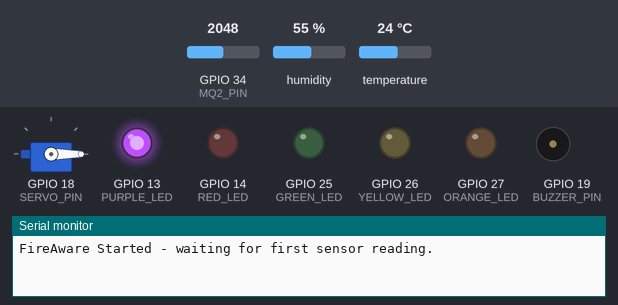
The sketch below on a simulated ESP32. Shown: servo, output pins drawn as LEDs (lit = HIGH), buzzer (waves = sounding), the last lines printed to the serial monitor. The test bench sets the inputs (shaded band); at power-on: GPIO 34 (MQ2_PIN) = 2048, humidity 55 %, temperature 24 °C (analog values on the 0–4095 scale). WiFi joins after 1.5 s; servers stay silent unless stated.

Above: at 1.2 s.
1.3 s: GPIO 34 (MQ2_PIN) set to 2950
At 2.5 s:
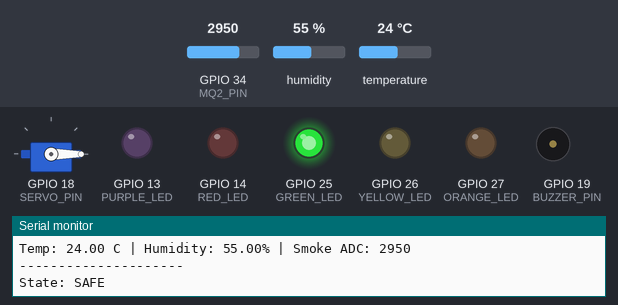
3.5 s: GPIO 34 (MQ2_PIN) set to 3065
At 3.88 s:
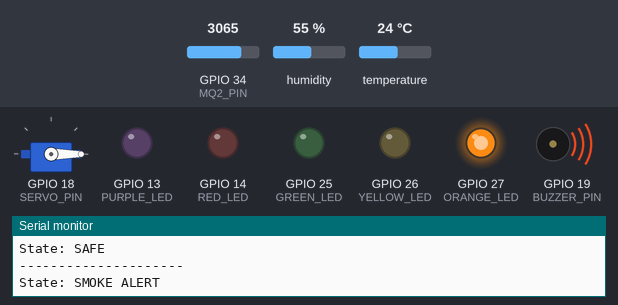
Timing chart, 0 to 13.0 s (numbered marks = the images above; inputs shaded):
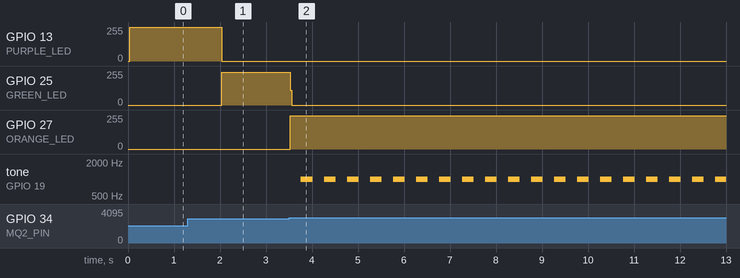

The sketch:

sketch.ino
```cpp
#include <DHTesp.h>
#include <ESP32Servo.h>
#include <WiFi.h>
#include <WiFiClientSecure.h>
#include <HTTPClient.h>

// Pin connections
#define DHT_PIN 15
#define MQ2_PIN 34
#define SERVO_PIN 18
#define BUZZER_PIN 19
#define GREEN_LED 25
#define YELLOW_LED 26
#define ORANGE_LED 27
#define RED_LED 14
#define PURPLE_LED 13

// Wi-Fi and ThingSpeak settings
const char* WIFI_NAME = "Wokwi-GUEST";
const char* WIFI_PASSWORD = "";
const char* WRITE_API_KEY = "OUR_SECRET_API_KEY";

DHTesp dht;
Servo fanServo;

// Thresholds
const float FAN_ON_TEMP = 35.0;
const float FAN_OFF_TEMP = 32.0;
const float EMERGENCY_TEMP = 45.0;
const int SMOKE_THRESHOLD = 3000;

// System states
enum State {
  SAFE,
  HEAT_CONTROL,
  SMOKE_ALERT,
  EMERGENCY,
  FAILSAFE
};

State currentState = FAILSAFE;
State previousState = FAILSAFE;
float temperature = NAN;
float humidity = NAN;
int smokeValue = 0;
bool sensorOK = false;
bool fanEnabled = false;
bool buzzerState = false;
unsigned long lastSensorRead = 0;
unsigned long lastBuzzerToggle = 0;
unsigned long lastCloudUpload = 0;
unsigned long lastWiFiRetry = 0;

void allLEDsOff() {
  digitalWrite(GREEN_LED, LOW);
  digitalWrite(YELLOW_LED, LOW);
  digitalWrite(ORANGE_LED, LOW);
  digitalWrite(RED_LED, LOW);
  digitalWrite(PURPLE_LED, LOW);
}

void showStateLED(State state) {
  allLEDsOff();
  switch (state) {
    case SAFE:         digitalWrite(GREEN_LED, HIGH); break;
    case HEAT_CONTROL: digitalWrite(YELLOW_LED, HIGH); break;
    case SMOKE_ALERT:  digitalWrite(ORANGE_LED, HIGH); break;
    case EMERGENCY:    digitalWrite(RED_LED, HIGH); break;
    case FAILSAFE:     digitalWrite(PURPLE_LED, HIGH); break;
  }
}

void uploadToThingSpeak() {
  if (WiFi.status() != WL_CONNECTED) {
    Serial.println("Upload skipped: Wi-Fi is not connected.");
    return;
  }
  if (String(WRITE_API_KEY) == "OUR_SECRET_API_KEY") {
    Serial.println("Upload skipped: ThingSpeak API key is not set.");
    return;
  }

  WiFiClientSecure client;
  client.setInsecure();
  HTTPClient http;
  String url = "https://api.thingspeak.com/update?api_key=";
  url += WRITE_API_KEY;
  if (sensorOK) {
    url += "&field1=" + String(temperature, 1);
    url += "&field2=" + String(humidity, 1);
  }
  url += "&field3=" + String(smokeValue);
  url += "&field4=" + String((int)currentState);
  if (sensorOK) url += "&status=DHT_OK";
  else url += "&status=DHT_FAULT";

  http.setConnectTimeout(2000);
  http.setTimeout(2000);
  if (!http.begin(client, url)) {
    Serial.println("Could not start cloud request.");
    return;
  }
  int responseCode = http.GET();
  String entryID = "";
  if (responseCode > 0) entryID = http.getString();
  if (responseCode == 200 && entryID.toInt() > 0) {
    Serial.print("ThingSpeak saved entry: ");
    Serial.println(entryID);
  } else {
    Serial.print("Upload failed. HTTP code: ");
    Serial.println(responseCode);
  }
  http.end();
}

void setup() {
  Serial.begin(115200);
  dht.setup(DHT_PIN, DHTesp::DHT22);
  analogReadResolution(12);
  fanServo.attach(SERVO_PIN);
  pinMode(BUZZER_PIN, OUTPUT);
  pinMode(GREEN_LED, OUTPUT);
  pinMode(YELLOW_LED, OUTPUT);
  pinMode(ORANGE_LED, OUTPUT);
  pinMode(RED_LED, OUTPUT);
  pinMode(PURPLE_LED, OUTPUT);
  fanServo.write(0);
  noTone(BUZZER_PIN);
  showStateLED(FAILSAFE);
  WiFi.begin(WIFI_NAME, WIFI_PASSWORD);
  Serial.println("FireAware Started - waiting for first sensor reading.");
}

void loop() {
  // Read temperature and humidity every 2 seconds
  if (millis() - lastSensorRead >= 2000) {
    lastSensorRead = millis();
    TempAndHumidity data = dht.getTempAndHumidity();
    temperature = data.temperature;
    humidity = data.humidity;
    sensorOK = !isnan(temperature) && !isnan(humidity)
               && temperature >= -40 && temperature <= 80
               && humidity >= 0 && humidity <= 100;
    Serial.print("Temp: "); Serial.print(temperature);
    Serial.print(" C | Humidity: "); Serial.print(humidity);
    Serial.print("% | Smoke ADC: "); Serial.println(analogRead(MQ2_PIN));
  }
  smokeValue = analogRead(MQ2_PIN);

  // Temperature control with hysteresis
  if (sensorOK) {
    if (temperature >= FAN_ON_TEMP) fanEnabled = true;
    if (temperature <= FAN_OFF_TEMP) fanEnabled = false;
  } else {
    fanEnabled = false;
  }

  // Choose the current system state
  if (smokeValue > SMOKE_THRESHOLD && sensorOK && temperature >= EMERGENCY_TEMP) {
    currentState = EMERGENCY;
  } else if (smokeValue > SMOKE_THRESHOLD) {
    currentState = SMOKE_ALERT;
  } else if (!sensorOK) {
    currentState = FAILSAFE;
  } else {
    currentState = fanEnabled ? HEAT_CONTROL : SAFE;
  }

  // Print state changes
  if (currentState != previousState) {
    Serial.println("---------------------");
    switch (currentState) {
      case SAFE:         Serial.println("State: SAFE"); break;
      case HEAT_CONTROL: Serial.println("State: HEAT CONTROL"); break;
      case SMOKE_ALERT:  Serial.println("State: SMOKE ALERT"); break;
      case EMERGENCY:    Serial.println("State: EMERGENCY"); break;
      case FAILSAFE:     Serial.println("State: FAILSAFE"); break;
    }
    noTone(BUZZER_PIN);
    buzzerState = false;
    lastBuzzerToggle = millis();
    previousState = currentState;
  }

  showStateLED(currentState);

  // Control the LEDs, vent and buzzer
  switch (currentState) {
    case SAFE:
      fanServo.write(0);
      noTone(BUZZER_PIN);
      break;
    case HEAT_CONTROL:
      if (temperature < 40.0) fanServo.write(90);
      else fanServo.write(180);
      noTone(BUZZER_PIN);
      break;
    case SMOKE_ALERT:
      fanServo.write(0);
      if (millis() - lastBuzzerToggle >= 250) {
        lastBuzzerToggle = millis();
        buzzerState = !buzzerState;
        if (buzzerState) tone(BUZZER_PIN, 1000);
        else noTone(BUZZER_PIN);
      }
      break;
    case EMERGENCY:
      fanServo.write(0);
      tone(BUZZER_PIN, 2000);
      break;
    case FAILSAFE:
      fanServo.write(0);
      noTone(BUZZER_PIN);
      break;
  }

  // Retry the Wi-Fi connection every 10 seconds
  if (WiFi.status() != WL_CONNECTED && millis() - lastWiFiRetry >= 10000) {
    lastWiFiRetry = millis();
    WiFi.reconnect();
  }
  // Upload data every 20 seconds
  if (millis() - lastCloudUpload >= 20000) {
    uploadToThingSpeak();
    lastCloudUpload = millis();
  }
}
```

Measured:
- the behaviour switches between 3000 and 3001 on GPIO 34 (MQ2_PIN) (found by bisection; images 1 and 2)
- after the input at 3.5 s, GPIO 25 (GREEN_LED): 247/255 → 0/255 at once; GPIO 27 (ORANGE_LED): 0/255 → 250/255 at once; tone on GPIO 19 (BUZZER_PIN): alternates 1000 Hz for 0.25 s and silent for 0.25 s, starting after 0.25 s
